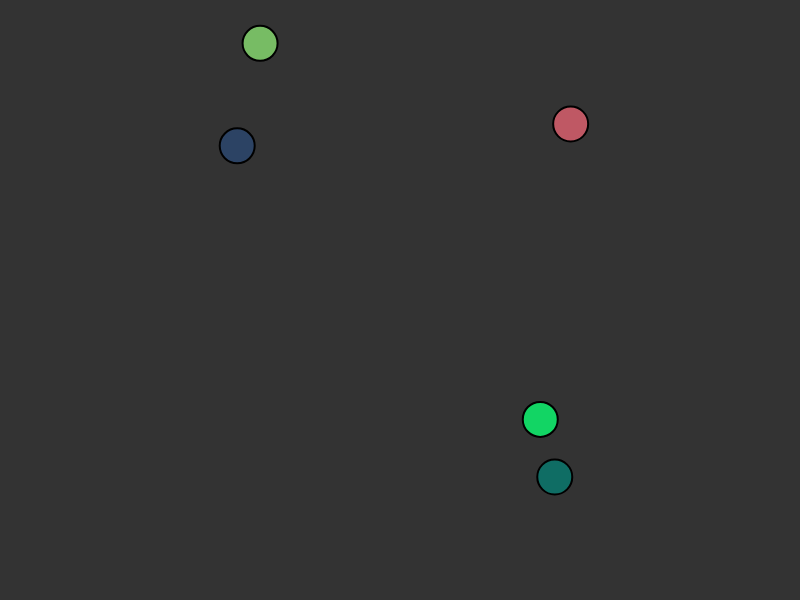
Frame 1 (no input)
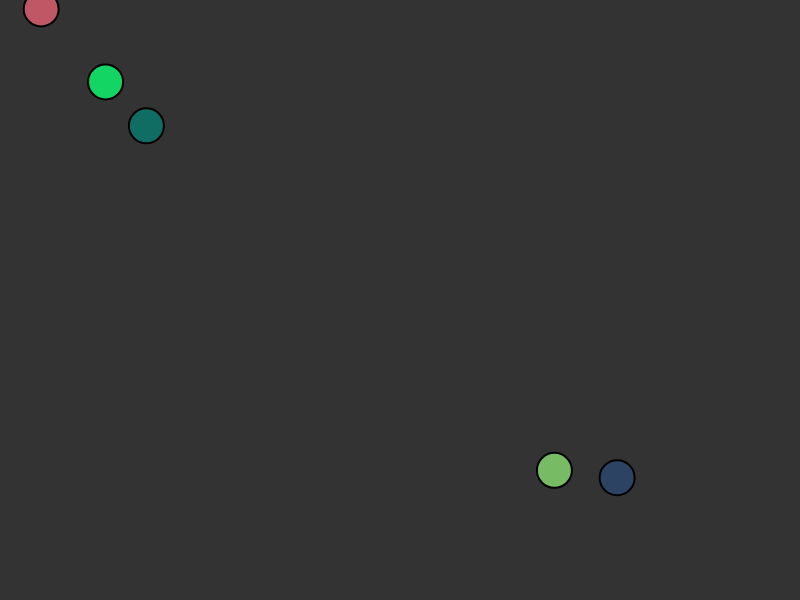
Frame 60 (no input)
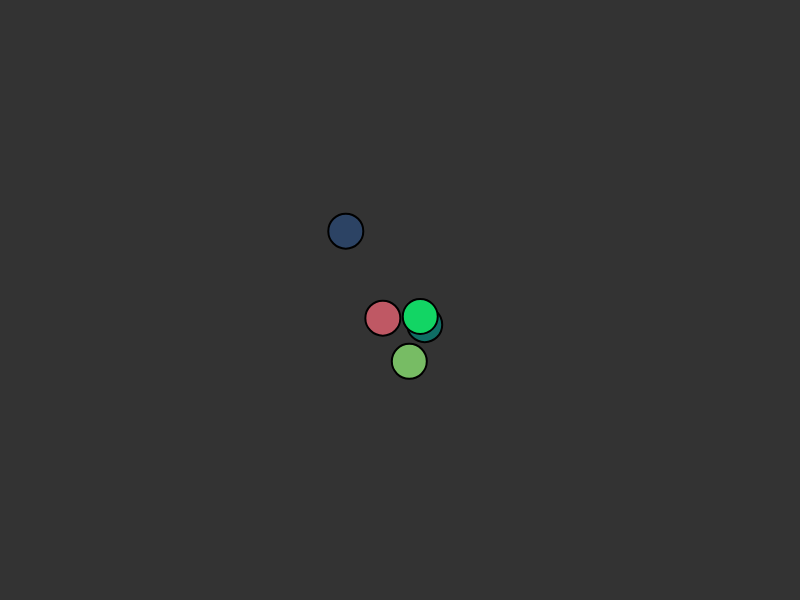
Frame 120 (the mouse pressed at the canvas centre since frame 60)

The p5.js sketch that drew these frames (run headless with seeded random() and noise() and a simulated clock; from frame 60 on, the mouse is pressed at the canvas centre):

// p5.js sketch
// ── sketch.js
let movers = []; 

function setup() {
  createCanvas(800, 600);
  for(let i = 0; i < 5; i++)
  {
    movers[i] = new Mover();
  }
  
}

function draw() {
  background(51);

  for(let mover of movers)
  {
    mover.update();
    mover.checkEdges();
    mover.show();
  } 

}

// ── mover.js
/* Clase que genera una plantilla para que un objeto se mueve hacia el mouse
usando vectores con una aceleración constante. EL objeto debe cambiar su dirección
restando la posición del mouse con la propia.*/

class Mover{
    constructor(){
        this.position = createVector(random(width), random(height));
        this.velocity = createVector(0, 0);
        this.acceleration = createVector(0, 0);
        this.topSpeed = 10;
        this.color =  [random(255), random(255), 100]
        this.accScale = random(0, 1);
    }
    update(){
        let mouse = createVector(mouseX, mouseY);
        //Calcular la dirección hacia al mouse. Se necesita un método estático para generar un
        // vector nuevo 
        let dir = p5.Vector.sub(mouse, this.position);
        //Para poder tener una aceleración controlada, se debe normalizar y multiplicar por un escalar
        dir.normalize();
        dir.mult(this.accScale);
        this.acceleration = dir;
        this.velocity.add(this.acceleration);
        this.velocity.limit(this.topSpeed);  
        this.position.add(this.velocity);       
    }
    show(){
        stroke(0);
        strokeWeight(2);
        fill(this.color[0], this.color[1], this.color[2]);
        circle(this.position.x, this.position.y, 35);
    }
    checkEdges(){
        //Si se sale de algún borde aparece en el opuesto
        if(this.position.x > width){
            this.position.x = 0;
        }
        else if(this.position.x < 0){
            this.position.x = width;
        }
        if(this.position.y > height){
            this.position.y = 0;
        }
        else if(this.position.y < 0){
            this.position.y = height;
        }   
    }
    /*Permite que la velocidad no supere un valor demasiado grande al ir
    agregando la acceleración */
    limit(max){
        if(this.velocity.mag() > this.topSpeed)
        {
            //Pone la magnitud en 1, luego lo multiplica por el valor escalar
            this.velocity.normalize();
            this.velocity.mult(max);
        }
    }
}
